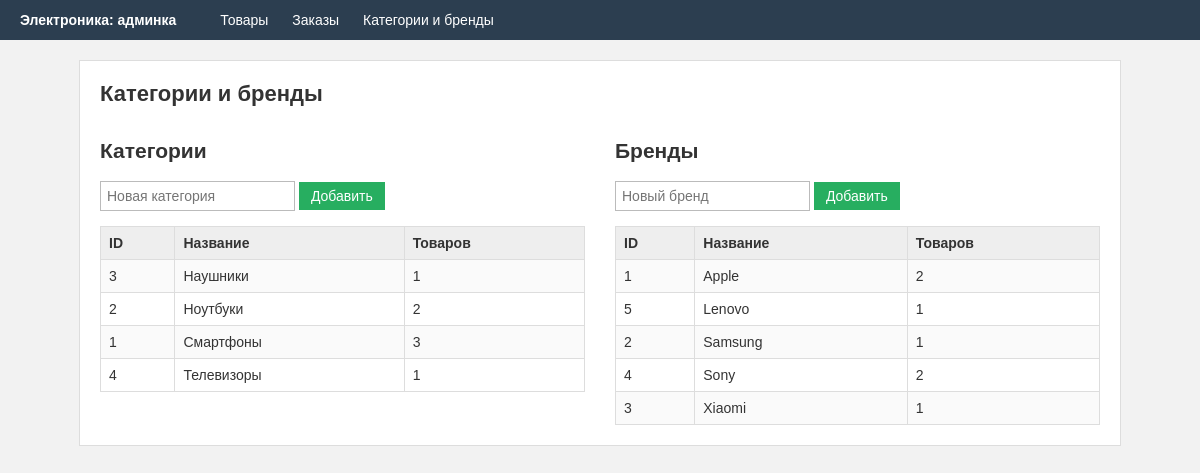
The page /directory on the database its author committed.
### tables this page shows
CREATE TABLE categories (
    id INTEGER PRIMARY KEY AUTOINCREMENT,
    name VARCHAR(100) NOT NULL
);

CREATE TABLE brands (
    id INTEGER PRIMARY KEY AUTOINCREMENT,
    name VARCHAR(100) NOT NULL
);

### app.py (the view, shortened to what this page needs)
@app.route('/directory', methods=['GET', 'POST'])
def directory():
    conn = get_db()
    error = ''
    categories = conn.execute('''SELECT c.id, c.name, COUNT(p.id) AS products_count
                                 FROM categories c
                                 LEFT JOIN products p ON p.category_id = c.id
                                 GROUP BY c.id, c.name
                                 ORDER BY c.name''').fetchall()
    brands = conn.execute('''SELECT b.id, b.name, COUNT(p.id) AS products_count
                             FROM brands b
                             LEFT JOIN products p ON p.brand_id = b.id
                             GROUP BY b.id, b.name
                             ORDER BY b.name''').fetchall()
    conn.close()
    return render_template('directory.html', categories=categories, brands=brands,
                           error=error, saved=request.args.get('saved'))

### app.py (called while the page is built)
def get_db():
    conn = sqlite3.connect(DB_FILE)
    conn.row_factory = sqlite3.Row
    conn.execute('PRAGMA foreign_keys = ON')
    return conn

@app.context_processor
def add_statuses():
    return {'statuses': STATUSES}

### templates/directory.html (shortened to what this page needs)
{% extends 'base.html' %}
{% block content %}
<h1>Категории и бренды</h1>
<div class="columns">
    <div>
        <h2>Категории</h2>
        <form method="post">
            <input type="text" name="name" placeholder="Новая категория">
            <button type="submit" class="btn btn-green">Добавить</button>
        </form>
        <table>
            <tr>
                <th>ID</th>
                <th>Название</th>
                <th>Товаров</th>
            </tr>
            {% for category in categories %}
                <tr>
                    <td>{{ category.id }}</td>
                    <td>{{ category.name }}</td>
                    <td>{{ category.products_count }}</td>
                </tr>
            {% endfor %}
        </table>
    </div>
    <div>
        <h2>Бренды</h2>
        <form method="post">
            <input type="text" name="name" placeholder="Новый бренд">
            <button type="submit" class="btn btn-green">Добавить</button>
        </form>
        <table>
            <tr>
                <th>ID</th>
                <th>Название</th>
                <th>Товаров</th>
            </tr>
            {% for brand in brands %}
                <tr>
                    <td>{{ brand.id }}</td>
                    <td>{{ brand.name }}</td>
                    <td>{{ brand.products_count }}</td>
                </tr>
            {% endfor %}
        </table>
    </div>
</div>
{% endblock %}

### static/style.css (style rules this page uses)
body { margin: 0; font-family: Arial, sans-serif; font-size: 14px; background: #f2f2f2; color: #333; }
h1 { margin-top: 0; font-size: 22px; }
table { width: 100%; border-collapse: collapse; margin-top: 15px; }
th, td { border: 1px solid #ddd; padding: 8px; text-align: left; }
th { background: #eee; }
tr:nth-child(even) { background: #fafafa; }
input[type=text], input[type=number], select, textarea { padding: 6px; border: 1px solid #bbb; font-size: 14px; }
.btn { display: inline-block; padding: 6px 12px; background: #3498db; color: #fff; border: none; text-decoration: none; cursor: pointer; font-size: 14px; }
.btn-green { background: #27ae60; }
.columns { display: flex; gap: 30px; }
.columns > div { flex: 1; }

### rows shown on the page
categories: id "3", name "Наушники", products_count "1"
categories: id "2", name "Ноутбуки", products_count "2"
categories: id "1", name "Смартфоны", products_count "3"
categories: id "4", name "Телевизоры", products_count "1"
brands: id "1", name "Apple", products_count "2"
brands: id "5", name "Lenovo", products_count "1"
brands: id "2", name "Samsung", products_count "1"
brands: id "4", name "Sony", products_count "2"
brands: id "3", name "Xiaomi", products_count "1"
